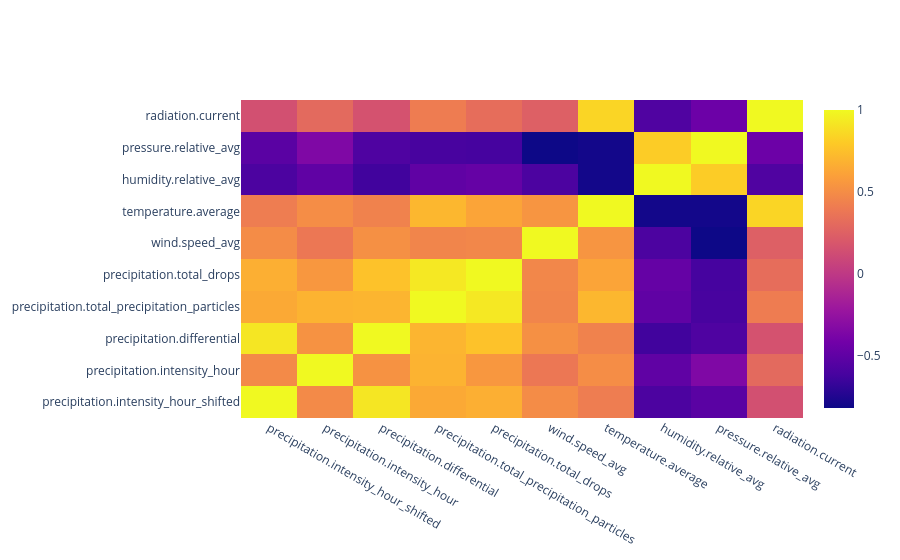

Notebook cell for this chart:
### Code cell
# color df by correlation+
df_relevant.corr()
fig = go.Figure(data=go.Heatmap(z=df_relevant.corr(), x=df_relevant.columns, y=df_relevant.columns))
fig.show()

df_relevant.columns = columns_and_aggregation
df_relevant.corr()

### Figure 1 — Plotly figure (JSON) as saved in the notebook; plotly's stock layout.template omitted (floating-point values rounded to 4 significant figures)
{"data": [{"type": "heatmap", "x": ["precipitation.intensity_hour_shifted", "precipitation.intensity_hour", "precipitation.differential", "precipitation.total_precipitation_particles", "precipitation.total_drops", "wind.speed_avg", "temperature.average", "humidity.relative_avg", "pressure.relative_avg", "radiation.current"], "y": ["precipitation.intensity_hour_shifted", "precipitation.intensity_hour", "precipitation.differential", "precipitation.total_precipitation_particles", "precipitation.total_drops", "wind.speed_avg", "temperature.average", "humidity.relative_avg", "pressure.relative_avg", "radiation.current"], "z": [[1.0, 0.4826, 0.9174, 0.6448, 0.6717, 0.4938, 0.4138, -0.5881, -0.5229, 0.149], [0.4826, 1.0, 0.5285, 0.6911, 0.5551, 0.3835, 0.503, -0.4971, -0.3494, 0.3031], [0.9174, 0.5285, 1.0, 0.6994, 0.7618, 0.5163, 0.4408, -0.6311, -0.5749, 0.1596], [0.6448, 0.6911, 0.6994, 1.0, 0.9285, 0.4576, 0.7089, -0.4952, -0.6043, 0.4108], [0.6717, 0.5551, 0.7618, 0.9285, 1.0, 0.4702, 0.6202, -0.4731, -0.6161, 0.3233], [0.4938, 0.3835, 0.5163, 0.4576, 0.4702, 1.0, 0.5408, -0.5881, -0.8162, 0.2433], [0.4138, 0.503, 0.4408, 0.7089, 0.6202, 0.5408, 1.0, -0.7947, -0.7936, 0.8442], [-0.5881, -0.4971, -0.6311, -0.4952, -0.4731, -0.5881, -0.7947, 1.0, 0.8083, -0.5669], [-0.5229, -0.3494, -0.5749, -0.6043, -0.6161, -0.8162, -0.7936, 0.8083, 1.0, -0.4416], [0.149, 0.3031, 0.1596, 0.4108, 0.3233, 0.2433, 0.8442, -0.5669, -0.4416, 1.0]]}], "layout": {}}
